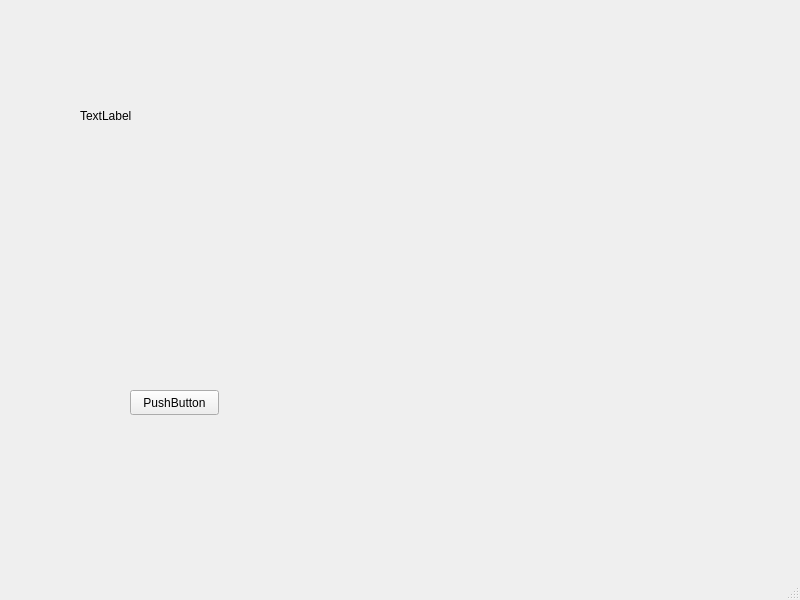
<?xml version="1.0" encoding="UTF-8"?>
<ui version="4.0">
 <class>metadata</class>
 <widget class="QMainWindow" name="metadata">
  <property name="geometry">
   <rect>
    <x>0</x>
    <y>0</y>
    <width>800</width>
    <height>600</height>
   </rect>
  </property>
  <property name="windowTitle">
   <string>MainWindow</string>
  </property>
  <widget class="QWidget" name="centralwidget">
   <widget class="QLabel" name="label">
    <property name="geometry">
     <rect>
      <x>80</x>
      <y>40</y>
      <width>241</width>
      <height>151</height>
     </rect>
    </property>
    <property name="text">
     <string>TextLabel</string>
    </property>
   </widget>
   <widget class="QPushButton" name="pushButton">
    <property name="geometry">
     <rect>
      <x>130</x>
      <y>390</y>
      <width>89</width>
      <height>25</height>
     </rect>
    </property>
    <property name="text">
     <string>PushButton</string>
    </property>
   </widget>
  </widget>
  <widget class="QMenuBar" name="menubar">
   <property name="geometry">
    <rect>
     <x>0</x>
     <y>0</y>
     <width>800</width>
     <height>22</height>
    </rect>
   </property>
  </widget>
  <widget class="QStatusBar" name="statusbar"/>
 </widget>
 <resources/>
 <connections/>
</ui>
